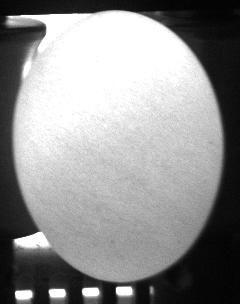
#> input picture eggs/0823112955_0_07383-01_0.jpg, 240 x 304 px
$ jupyter execute egg_removebg.ipynb
#> lines starting #> are read from the running program, lines starting #| are printed output that depends on the picture; after the words box and inside, x2 and y2 are one past the last pixel; in counts of white or black regions, pixels touching at a corner belong together; long printed decimals are rounded
[cell 1]
import numpy as np
import matplotlib.pyplot as plt
import cv2 as cv

[cell 2]
# 이미지 필터링이 잘 되는 이미지
image_path = 'eggs/0823112955_0_07383-01_0.jpg'
#image_path = 'eggs/0823112958_0_07386-05_0.jpg'

# 이미지 필터링이 잘 안되는 이미지
#image_path = 'eggs/0823112958_0_07386-10_3.jpg'

# 기울어진 계란 처리 필요
#image_path = 'eggs/0823113001_1_07389_4.jpg'

[cell 3]
img = cv.imread(image_path)
#> img is the input picture: shape (304, 240, 3); min 2, max 255, mean 144.3
#img = cv.imread('0823112958_0_07386-05_0.jpg')
#img = cv.cvtColor(img, cv.COLOR_RGB2GRAY)
plt.imshow(img)
print(f'file={image_path} shape={img.shape}')
#| file=eggs/0823112955_0_07383-01_0.jpg shape=(304, 240, 3)

[cell 4]
#img

[cell 5]
fig, ax = plt.subplots(1, 1)
ax.hist(img.ravel(), bins=32, range=[0, 256])
ax.set_xlim(0, 256);
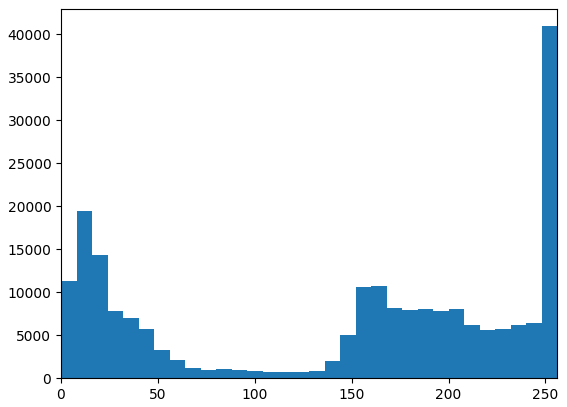
#> figure drawn by matplotlib, 1 panel; tallest bar 40926 high, from x = 248 to 256

[cell 6]
def convert_triangle(image):
    gray = cv.cvtColor(image, cv.COLOR_RGB2GRAY)
    ret,binary=cv.threshold(gray,0,255, cv.THRESH_BINARY | cv.THRESH_TRIANGLE)
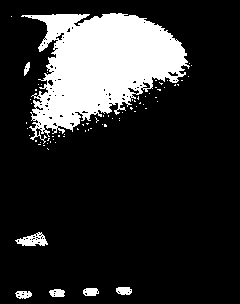
#> binary: shape (304, 240); 17.7% white; 72 white regions (65 under 20 px), largest, box (x1, y1, x2, y2) and area: (21, 13, 190, 144) 12079, (15, 232, 48, 246) 255, (116, 287, 132, 295) 106
#> ret = 249
    return binary

def apply_filter(image):
    blurred = cv.GaussianBlur(image, (3, 3), 0)
    gray = cv.cvtColor(blurred, cv.COLOR_BGR2GRAY)
    xgrad = cv.Sobel(gray, cv.CV_16SC1, 1, 0)
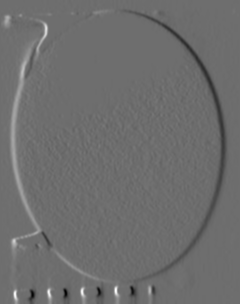
#> xgrad: shape (304, 240) int16; min -539, max 709, mean -0.5; drawn with min black and max white
    ygrad = cv.Sobel(gray, cv.CV_16SC1, 0, 1)
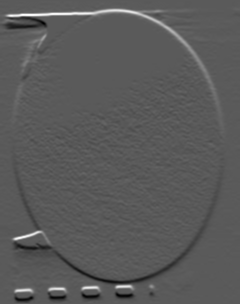
#> ygrad: shape (304, 240) int16; min -391, max 712, mean 0.6; drawn with min black and max white
    output = cv.Canny(xgrad, ygrad, 35, 165)
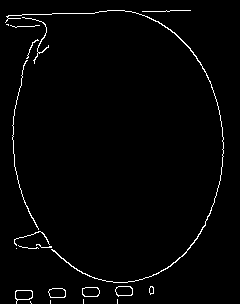
#> output: shape (304, 240); 1.9% white in thin lines or dots, all inside (x1, y1, x2, y2) = (5, 10, 224, 304)
    return output

def find_one(binary):
    contours, hireachy = cv.findContours(binary, cv.RETR_EXTERNAL, cv.CHAIN_APPROX_SIMPLE)
    large_area = 0
    rect = None
    for i, contour in enumerate(contours):
        area = cv.contourArea(contour)
        length = cv.arcLength(contour, True)
        x, y, w, h = cv.boundingRect(contour)
        area = w * h
        if area > large_area: # 가장 큰 contour 영역이 계란일 확률이 큼으로 이를 구함
            large_area = area
            rect =  (x, y, w, h)
    return rect
    contours, hireachy = cv.findContours(binary, cv.RETR_EXTERNAL, cv.CHAIN_APPROX_SIMPLE)
    large_area = 0
    result = None
    # 가장 큰 contour 영역이 계란일 확률이 큼으로 이를 구함
    for i, contour in enumerate(contours):
        area = cv.contourArea(contour)
        length = cv.arcLength(contour, True) #contourlength
        x, y, w, h = cv.boundingRect(contour) #boundingRect
        #rate = min(w, h)/max(w, h) #1/egg shape index
        area = w * h
        if area > large_area:
            large_area = area
            x_radius = w // 2 - 2
            y_radius = h // 2 - 2
            (center_x, center_y) = (x + x_radius, y + y_radius)
            result = (binary, (center_x, center_y), (x_radius, y_radius))
    return result

def get_mask_info(image):
    return find_one(apply_filter(image))

[cell 7]
triangle = convert_triangle(img)
plt.imshow(triangle)

[cell 8]
filtered = apply_filter(img.copy())

[cell 9]
plt.imshow(filtered)
filtered

[cell 10]
binary = filtered
contours, hireachy = cv.findContours(binary, cv.RETR_EXTERNAL, cv.CHAIN_APPROX_SIMPLE)
#> contours = 20 contours, 13 with area under 20; largest, box (x1, y1, x2, y2) and area: (15, 290, 33, 304) 150, (115, 286, 133, 297) 144, (82, 287, 100, 297) 142, (48, 288, 66, 298) 138, (5, 10, 224, 283) 127, (149, 286, 154, 295) 26, (22, 17, 49, 64) 20; hireachy = 20 rows, first 6: [1, -1, -1, -1], [2, 0, -1, -1], [3, 1, -1, -1], [4, 2, -1, -1], [5, 3, -1, -1], [6, 4, -1, -1]
print(f'contours={len(contours)}')
#| contours=20
print(f'hireachy={hireachy}')
#> (printed output is left out)
large_area = 0
result = None
for i, contour in enumerate(contours):
    area = cv.contourArea(contour) #contourArea
    length = cv.arcLength(contour,True) #contourlength
    x, y, w, h = cv.boundingRect(contour) #boundingRect
    rate = min(w, h)/max(w, h) #1/egg shape index
    if h > 150 and w > 100:
        x_radius = w // 2
        y_radius = h // 2
        (center_x, center_y) = (x + x_radius, y + y_radius)
        #tmp = cv.rectangle(img, (x,y), (x+w,y+h), (255, 0, 0), 2)
        print(f'[{i}] len={length} {x} {y} {w} {h} {rate}')
        print(f'[{i}] center={center_x} {center_y} radius={x_radius} {y_radius}')
        tmp = cv.ellipse(img.copy(),(center_x, center_y),(x_radius, y_radius), 0, 0, 360, 255, -1)
        plt.imshow(tmp)
#> this loop made 20 passes
#> (area, length, x, y, w, h, rate, x_radius) on pass 20: (127, 1234.6, 5, 10, 219, 273, 0.802, 109)
#> (area, length, x, y, w, h, rate) on passes 5, 6, 7, 8, 9, 18: (149.5, 56.73, 15, 290, 18, 14, 0.778), (138.5, 47.9, 48, 288, 18, 10, 0.556), (142.5, 47.9, 82, 287, 18, 10, 0.556), (26, 21.66, 149, 286, 5, 9, 0.556), (143.5, 48.73, 115, 286, 18, 11, 0.611), (20, 170.9, 22, 17, 27, 47, 0.574)
#| [19] len=1234.573 5 10 219 273 0.8022
#| [19] center=114 146 radius=109 136
#if approxCurve.shape[0] > 6:
#cv.drawContours(dst, contours, i, (0, 255,255), 2) #The outline of the
#outline polygon fitting number >6 is yellow
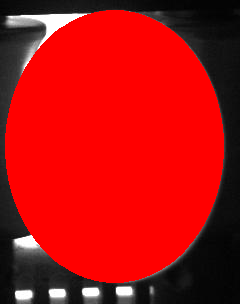
#> shown: shape (304, 240, 3); mean R, G, B 178.3, 14.5, 14.5

[cell 11]
image_list = [
    'eggs/0823112955_0_07383-01_0.jpg',
    #'eggs/0823112958_0_07386-05_0.jpg',
    'eggs/0823112958_0_07386-10_3.jpg',
    'eggs/0823113001_1_07389_4.jpg',
]
for img_path in image_list:
    img = cv.imread(img_path)
    img2 = img.copy()
    rect = get_mask_info(img2)
#> the loop in find_one, `for i, contour in enumerate(contours):` made 20 passes
#> (length, x, y, w, h, large_area) on passes 5, 13, 14, 20: (56.73, 15, 290, 18, 14, 252), (105.7, 14, 231, 36, 15, 540), (377.5, 12, 60, 27, 170, 4590), (1234.6, 5, 10, 219, 273, 59787)
#> (length, x, y, w, h) on passes 6, 7, 8, 9, 11, 12: (47.9, 48, 288, 18, 10), (47.9, 82, 287, 18, 10), (21.66, 149, 286, 5, 9), (48.73, 115, 286, 18, 11), (44.14, 18, 245, 21, 4), (35.9, 36, 244, 16, 4)
#> after the loop in find_one, `for i, contour in enumerate(contours):`: large_area = 59787
#> rect = (5, 10, 219, 273)
    if rect:
        # ref https://github.com/ArunJayan/OpenCV-Python/blob/master/masking.py
        mask = np.zeros(img2.shape[:2],dtype="uint8")
        x, y, w, h = rect
        x_radius = w // 2
        y_radius = h // 2
        cv.ellipse(mask, (center_x, center_y), (x_radius, y_radius), 0, 0, 360, (255, 255, 255), -1)
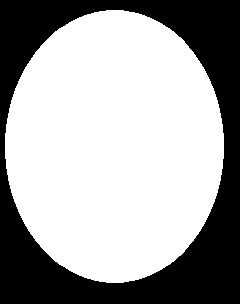
#> mask: shape (304, 240); 64.2% white; 1 black region, box (x1, y1, x2, y2) and area: (0, 0, 240, 304) 26091
        applyed = cv.bitwise_and(img2, img2, mask=mask)
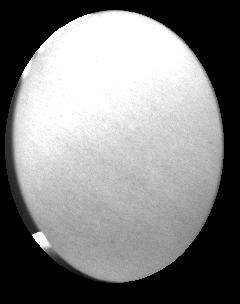
#> applyed: shape (304, 240, 3); min 0, max 255, mean 129.8
        fig=plt.figure()
        fig.suptitle(img_path)
        plt.imshow(img)
        plt.figure()
        plt.imshow(applyed)
    else:
        print(f"cannot find mask: {img_path}")
#> pass 2 of the loop `for img_path in image_list:`:
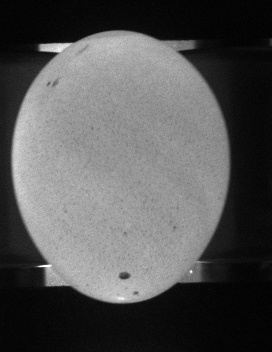
#> input picture eggs/0823112958_0_07386-10_3.jpg, 272 x 352 px
#> img is the input picture: shape (352, 272, 3); min 0, max 255, mean 84.4
#> blurred: shape (352, 272, 3)
#> xgrad: shape (352, 272) int16
#> ygrad: shape (352, 272) int16
#> in apply_filter (call 3), `output = cv.Canny(xgrad, ygrad, 35, 165)`:
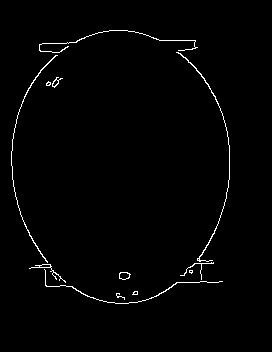
#> output: shape (352, 272); 1.3% white in thin lines or dots, all inside (x1, y1, x2, y2) = (11, 30, 230, 304)
#> in find_one (call 2), `contours, hireachy = cv.findContours(binary, cv.RETR_EXTERNAL, cv.CHAI..`: contours = 12 contours, 6 with area under 20; largest, box (x1, y1, x2, y2) and area: (119, 272, 131, 280) 62, (176, 52, 230, 262) 60, (11, 55, 58, 263) 54, (29, 264, 66, 283) 40, (52, 77, 63, 88) 34, (44, 269, 223, 304) 28; hireachy = [[1, -1, -1, -1], [2, 0, -1, -1], [3, 1, -1, -1], [4, 2, -1, -1], [5, 3, -1, -1], [6, 4, -1, -1], [7, 5, -1, -1], [8, 6, -1, -1], [9, 7, -1, -1], [10, 8, -1, -1], [11, 9, -1, -1], [-1, 10, -1, -1]]
#> the loop in find_one (call 2), `for i, contour in enumerate(contours):` made 12 passes
#> (length, x, y, w, h, large_area) on passes 1, 3, 5, 10, 11: (33.31, 116, 293, 9, 7, 63), (31.9, 119, 272, 12, 8, 96), (422.7, 44, 269, 179, 35, 6265), (483.7, 11, 55, 47, 208, 9776), (521.3, 176, 52, 54, 210, 11340)
#> `rect = get_mask_info(img2)`: rect = (176, 52, 54, 210)
#> `x, y, w, h = rect`: x = 176; y = 52; w = 54; h = 210
#> `x_radius = w // 2`: x_radius = 27
#> `y_radius = h // 2`: y_radius = 105
#> mask: shape (352, 272); 9.5% white; 1 white region, box (x1, y1, x2, y2) and area: (87, 41, 142, 252) 9121
#> `applyed = cv.bitwise_and(img2, img2, mask=mask)`:
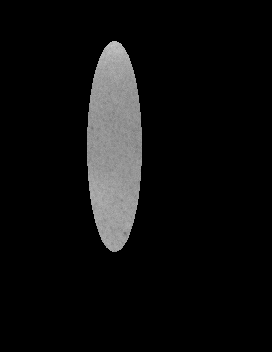
#> applyed: shape (352, 272, 3); min 0, max 201, mean 14.6
#> pass 3 of the loop `for img_path in image_list:`:
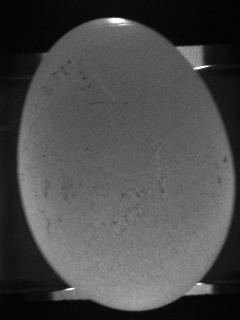
#> input picture eggs/0823113001_1_07389_4.jpg, 240 x 320 px
#> img is the input picture: shape (320, 240, 3); min 1, max 255, mean 74.9
#> blurred: shape (320, 240, 3)
#> xgrad: shape (320, 240) int16
#> ygrad: shape (320, 240) int16
#> in apply_filter (call 4), `output = cv.Canny(xgrad, ygrad, 35, 165)`:
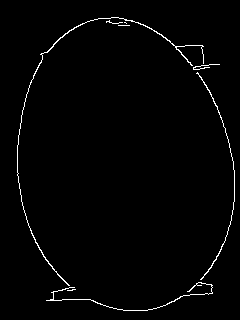
#> output: shape (320, 240); 1.5% white in thin lines or dots, all inside (x1, y1, x2, y2) = (17, 17, 235, 311)
#> in find_one (call 3), `contours, hireachy = cv.findContours(binary, cv.RETR_EXTERNAL, cv.CHAI..`: contours = 8 contours, 5 with area under 20; largest, box (x1, y1, x2, y2) and area: (17, 17, 204, 286) 115, (196, 72, 235, 280) 41, (46, 282, 213, 311) 30; hireachy = [[1, -1, -1, -1], [2, 0, -1, -1], [3, 1, -1, -1], [4, 2, -1, -1], [5, 3, -1, -1], [6, 4, -1, -1], [7, 5, -1, -1], [-1, 6, -1, -1]]
#> `rect = get_mask_info(img2)`: rect = (17, 17, 187, 269)
#> `x, y, w, h = rect`: x = 17; w = 187; h = 269
#> `x_radius = w // 2`: x_radius = 93
#> `y_radius = h // 2`: y_radius = 134
#> mask: shape (320, 240); 51.4% white; 1 black region, box (x1, y1, x2, y2) and area: (0, 0, 240, 320) 37323
#> `applyed = cv.bitwise_and(img2, img2, mask=mask)`:
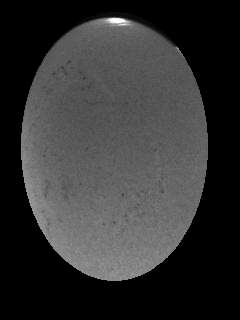
#> applyed: shape (320, 240, 3); min 0, max 255, mean 51
